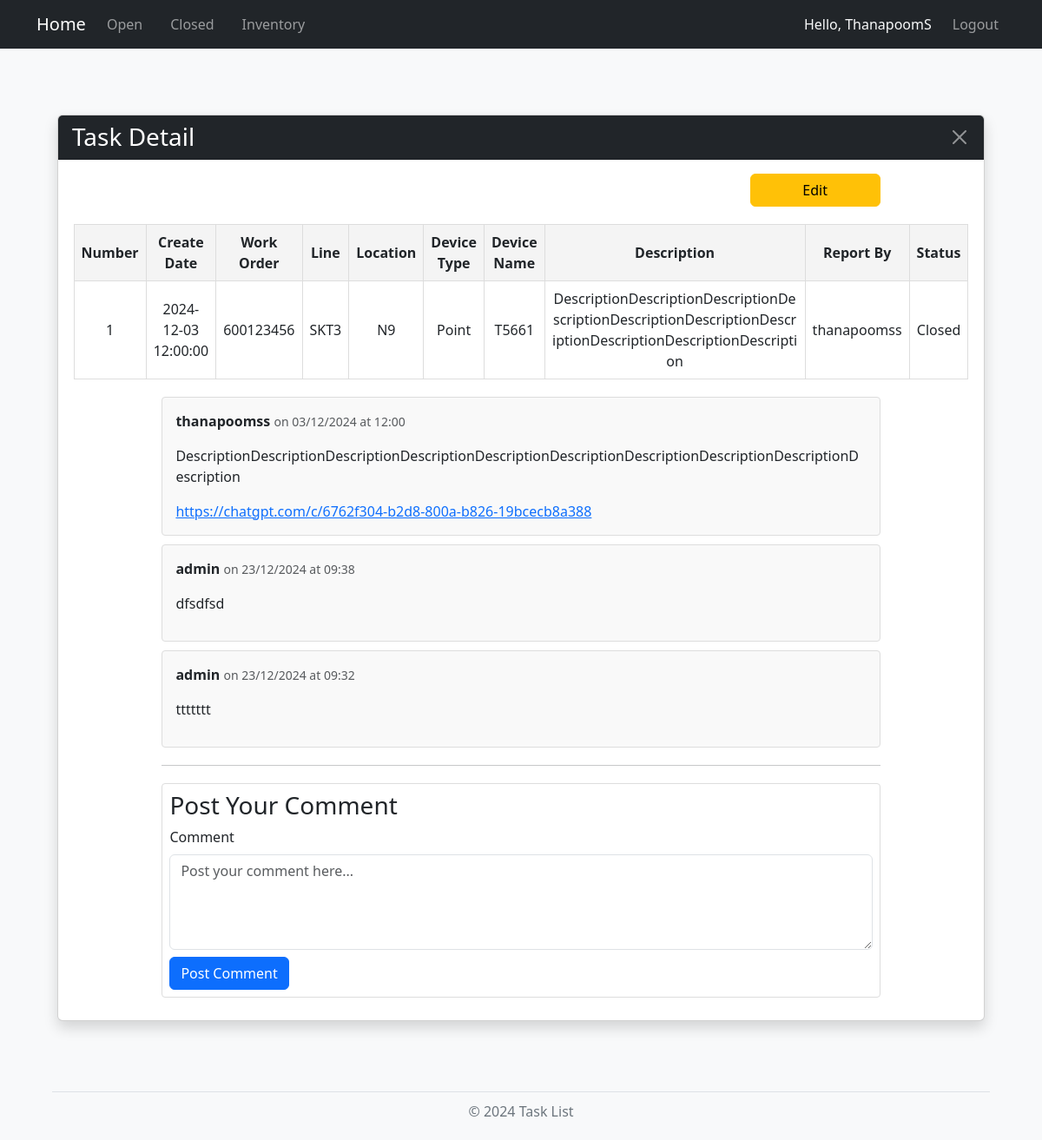
Page /work/1 (signed in) on the earlier database version.
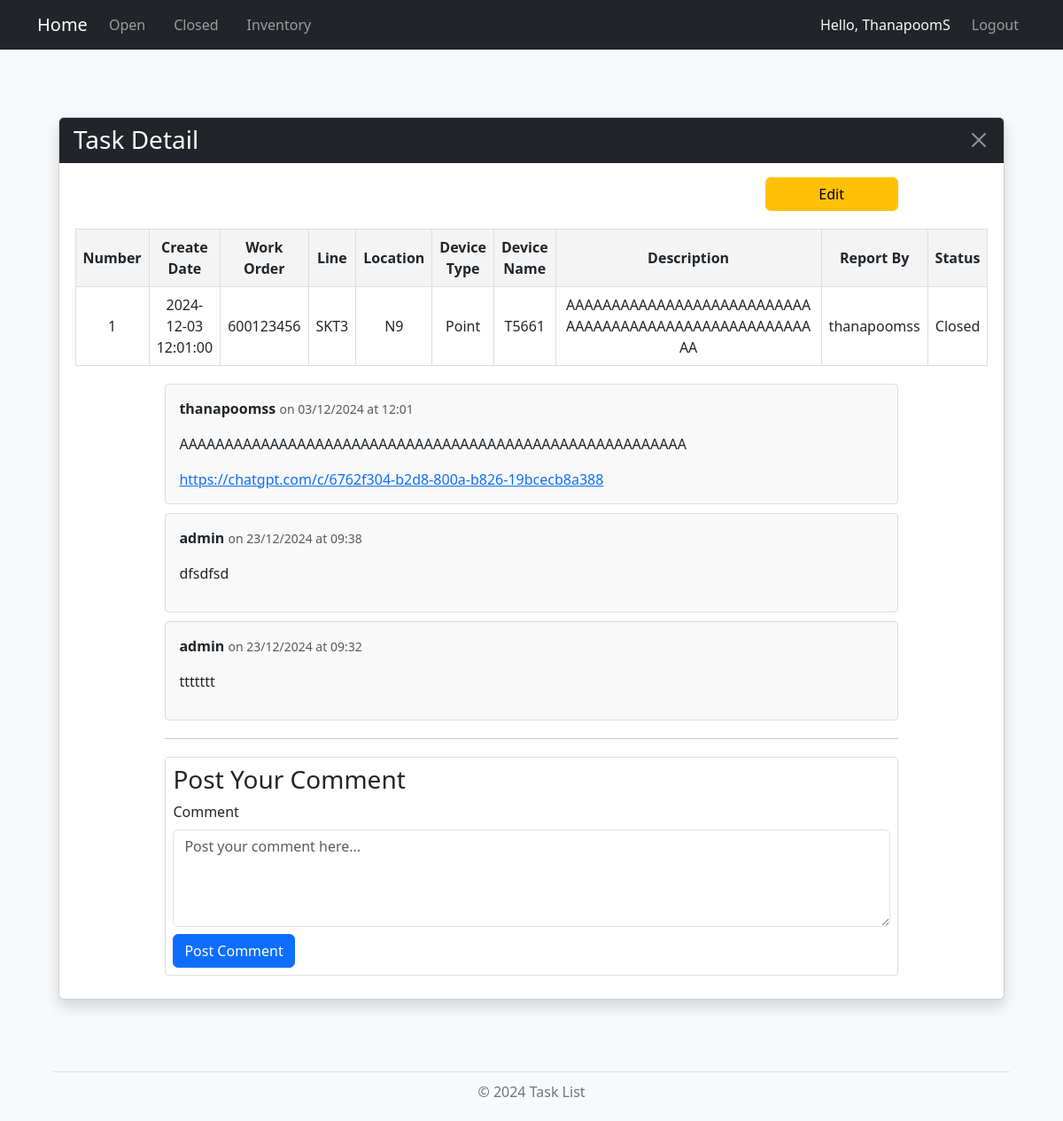
Same page on the later database version.
### models.py (models this page shows, shortened)
class Work(db.Model):
    number = db.Column(db.Integer, primary_key=True, autoincrement=True)  # เลข 6 หลัก รันอัตโนมัติ
    create_date = db.Column(db.DateTime, default=now_utc)  # วันที่และเวลา สร้างอัตโนมัติ
    work_order = db.Column(db.String(50), nullable=False)          # Work Order
    line_id = db.Column(db.Integer, db.ForeignKey('line.id'), nullable=True)
    location_id = db.Column(db.Integer, db.ForeignKey('location.id'), nullable=True)
    device_type_id = db.Column(db.Integer, db.ForeignKey('device_type.id'), nullable=True)
    device_name_id = db.Column(db.Integer, db.ForeignKey('device_name.id'), nullable=True)
    description = db.Column(db.Text, nullable=False)               # รายละเอียด
    report_by = db.Column(db.String(50), nullable=False)           # ผู้รายงาน
    status = db.Column(db.String(20), nullable=False, default="open")  # สถานะ (ค่าเริ่มต้น: open)
    link = db.Column(db.String(255), nullable=True)           # URL ของไฟล์
    line = db.relationship('Line', backref='works')
    location = db.relationship('Location', backref='works')
    device_type = db.relationship('DeviceType', backref='works')
    device_name = db.relationship('DeviceName', backref='works')

### routes.py (the view)
    @app.route('/work/<int:number>', methods=['GET', 'POST'])
    @login_required
    def work_detail(number):
        works = Work.query.get(number)
        if not works:
            abort(404)
        line = works.line
        location = works.location
        device_type = works.device_type
        device_name = works.device_name
        form = CommentForm()
        if form.validate_on_submit():
            comment = Comment(content=form.comment.data, work_id=number, user_id=current_user.id)
            db.session.add(comment)
            db.session.commit()
            flash('Your comment has been posted.', 'success')
            return redirect(url_for('work_detail', number=number))
        comments = Comment.query.filter_by(work_id=number).order_by(Comment.timestamp.desc()).all()
        return render_template("work_detail.html", works=works, line=line, location=location, device_type=device_type, device_name=device_name, form=form, comments=comments)

### forms.py
class CommentForm(FlaskForm):
    comment = TextAreaField('Comment', validators=[DataRequired()])
    submit = SubmitField('Post Comment')

### app.py (called while the page is built)
@login_manager.user_loader
def load_user(user_id):      # โหลดผู้ใช้จากฐานข้อมูลตาม user_id
    return User.query.get(int(user_id))

### templates/work_detail.html (shortened to what this page needs)
{% import "bootstrap/wtf.html" as wtf %}
{% extends "layout.html" %}
{% block content %}
<!DOCTYPE html>
<html lang="en">
<head>
</head>
<div class="container my-2">
    <link rel="stylesheet" href="https://cdn.jsdelivr.net/npm/flatpickr/dist/flatpickr.min.css">
    <body class="bg-light">
        <div class="container py-5">
            <div class="card shadow">
                <div class="card-header bg-dark text-white d-flex justify-content-between align-items-center">
                    <h3 class="mb-0">Task Detail</h3>
                    <a href="javascript:history.back()" class="btn-close btn-close-white" aria-label="Close"></a>
                </div>
                <div class="card-body">
                <div class="edit-btn-container">
                    <a href="{{ url_for('edit', number=works.number) }}" class="btn btn-warning" style="width: 150px;">Edit</a>
                </div>
                <table>
                    <thead>
                        <tr>
                            <th>Number</th>
                            <th>Create Date</th>
                            <th>Work Order</th>
                            <th>Line</th>
                            <th>Location</th>
                            <th>Device Type</th>
                            <th>Device Name</th>
                            <th>Description</th>
                            <th>Report By</th>
                            <th>Status</th>
                        </tr>
                    </thead>
                    <tbody>
                        <tr>
                            <td class="wrap-text">{{ works.number }}</td>
                            <td class="wrap-text">{{ works.create_date }}</td>
                            <td class="wrap-text">{{ works.work_order }}</td>
                            <td class="wrap-text">{{ works.line.name if line else 'N/A' }}</td>
                            <td class="wrap-text">{{ works.location.name if location else 'N/A' }}</td>
                            <td class="wrap-text">{{ works.device_type.name if device_type else 'N/A' }}</td>
                            <td class="wrap-text">{{ works.device_name.name if device_name else 'N/A' }}</td>
                            <td class="wrap-text">{{ works.description }}</td>
                            <td class="wrap-text">{{ works.report_by }}</td>
                            <td class="wrap-text">{{ works.status }}</td>
                        </tr>
                    </tbody>
                </table>
                <div class="comment-card">
                    <p><strong>{{ works.report_by }}</strong> <small class="text-muted">on {{ works.create_date.strftime('%d/%m/%Y at %H:%M') }}</small></p>
                    <p>{{ works.description }}</p>
                    <a href="{{ works.link }}" target="_blank">{{ works.link }}</a>
                </div>
                {% for comment in comments %}
                <div class="comment-card d-flex flex-column">
                    <div>
                        <p><strong>{{ comment.user.username }}</strong> <small class="text-muted">on {{ comment.timestamp.strftime('%d/%m/%Y at %H:%M') }}</small></p>
                        <p>{{ comment.content }}</p>
                    </div>
                </div>
                {% endfor %}
                <hr>
                <div class="comment-box">
                    <h3>Post Your Comment</h3>
                    <form method="POST" action="{{ url_for('work_detail', number=works.number) }}">
                        <div class="form-group">
                            {{ form.comment.label(class="form-label") }}
                            {{ form.comment(class="form-control", rows=4, placeholder="Post your comment here...") }}
                        </div>
                        <div class="form-group mt-2">
                            {{ form.submit(class="btn btn-primary") }}
                        </div>
                    </form>
                </div>
    </body>
</div>
</html>
{% endblock %}

Differences in the rows shown:
changed Work "thanapoomss": create_date "2024-12-03 12:00:00" → "2024-12-03 12:01:00"; description "DescriptionDescriptionDescriptionDescriptionDescriptionDescriptionDescriptionDescriptionDescriptionDescription" → "AAAAAAAAAAAAAAAAAAAAAAAAAAAAAAAAAAAAAAAAAAAAAAAAAAAAAAAA"; create_date "03/12/2024 at 12:00" → "03/12/2024 at 12:01"
